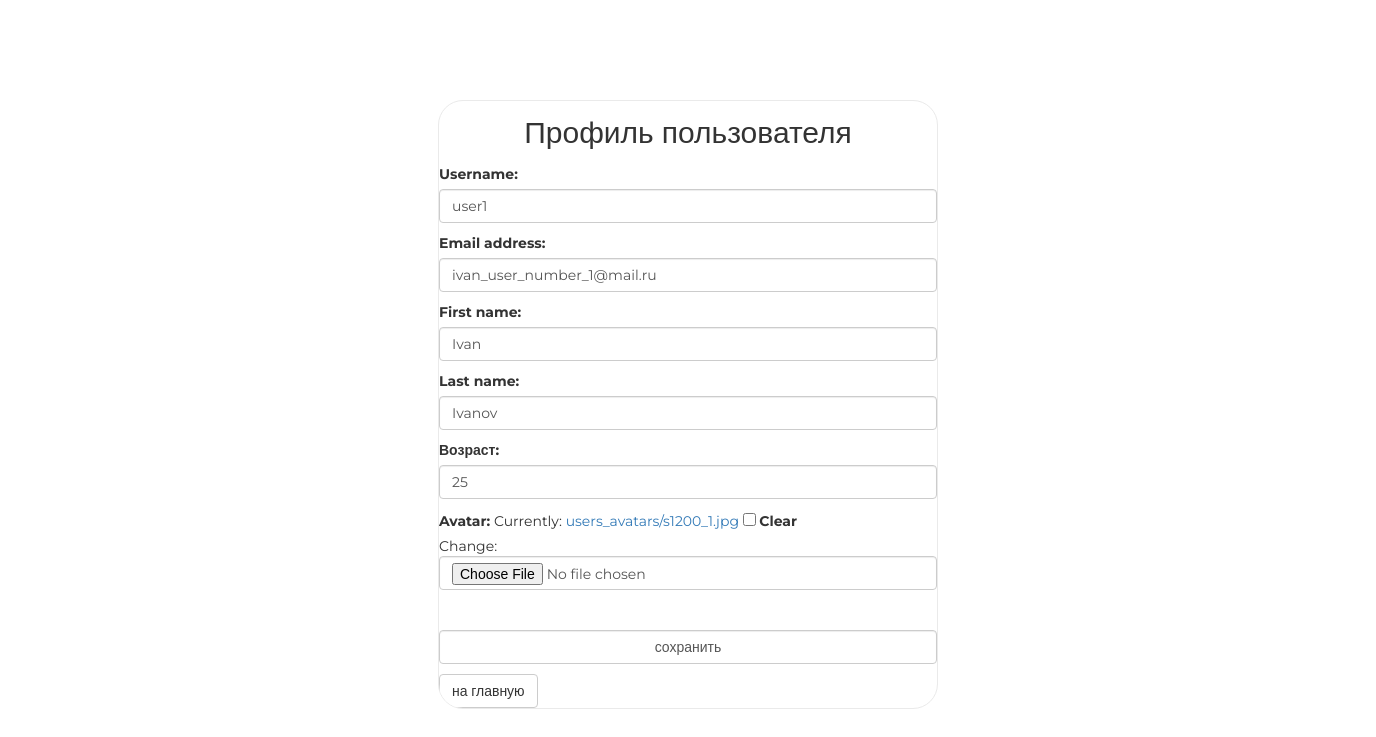
Before: /auth/update/ (signed in) with the older database file.
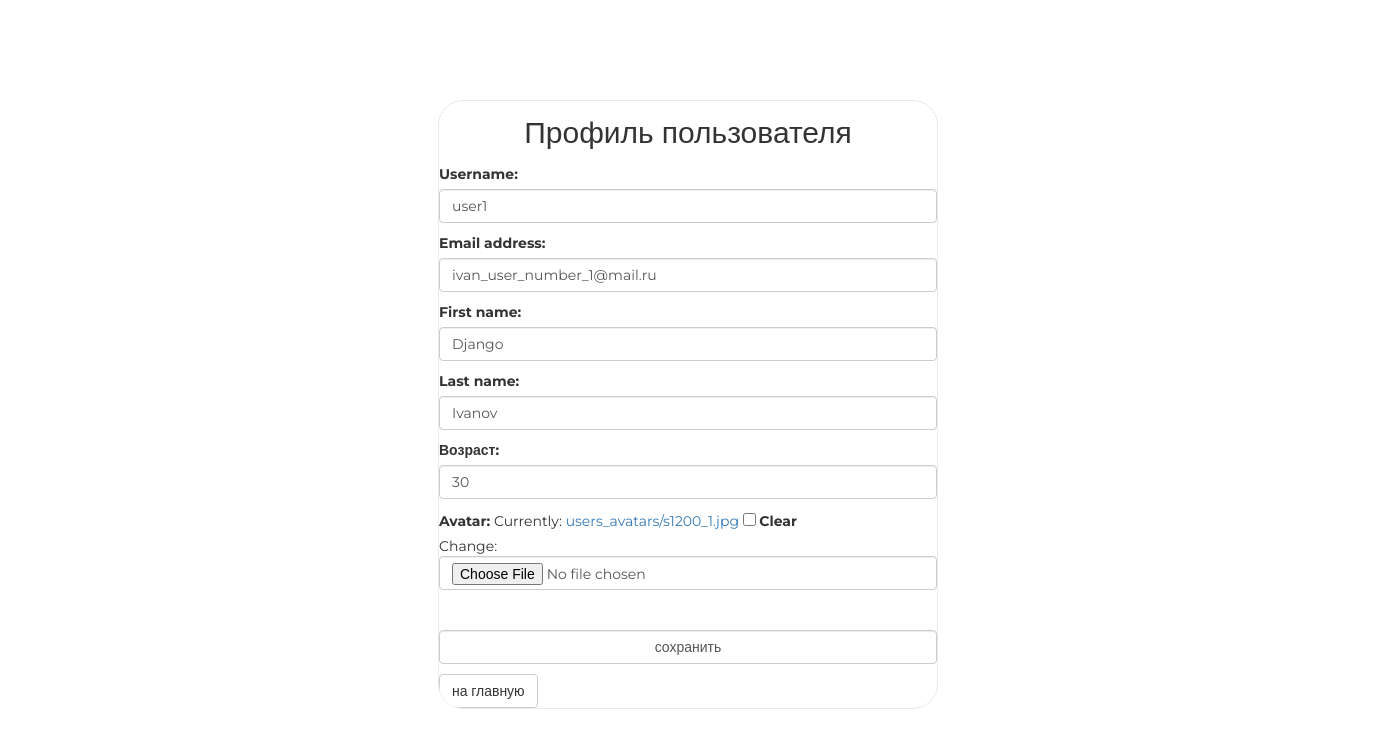
After: the same page with the newer database file.
### authapp/models.py (models this page shows)
class ShopUser(AbstractUser):
    age = models.PositiveSmallIntegerField(verbose_name='возраст', null=True)
    avatar = models.ImageField(upload_to='users_avatars', blank=True)

### authapp/views.py (the view)
# urls.py: path('update/', authapp.update, name='update'),
def update(request):
    if request.method == 'POST':
        form = ShopUserUpdateForm(request.POST, request.FILES, instance=request.user)
        if form.is_valid():
            form.save()
            return HttpResponseRedirect(reverse('auth:update'))
    else:
        form = ShopUserUpdateForm(instance=request.user)
    context={
        'title':'Профиль пользователя',
        'form': form,
    }
    return render(request, 'authapp/update.html', context)

### authapp/forms.py
class ShopUserUpdateForm(UserChangeForm):
    class Meta:
        model = ShopUser
        fields = (
            'username', 'password', 'email', 'first_name',
            'last_name', 'age', 'avatar'
                  )
    def __init__(self, *args, **kwargs):
        super().__init__(*args, **kwargs)
        for field_name, field in self.fields.items():
            if field_name == 'password':
                field.widget = forms.HiddenInput()
            else:
                field.widget.attrs['class'] = f'form-control {field_name}'
                field.help_text = ''

### authapp/templates/authapp/update.html (shortened to what this page needs)
{% extends 'authapp/base.html' %}
{% load static %}
{% block container %}
    <div class="h2 text-center head">
        Профиль пользователя
    </div>
    <form class="form-horizontal" method="post" enctype="multipart/form-data">
        {{ form.as_p }}
        <br>
        <input class="form-control" type="submit" value="сохранить">
    </form>
    <a class="btn btn-default" href="{% url 'main:index' %}">на главную</a>
{% endblock %}

Changed rows visible on the page:
changed ShopUser "user1": first_name "Ivan" → "Django"; age "25" → "30"
